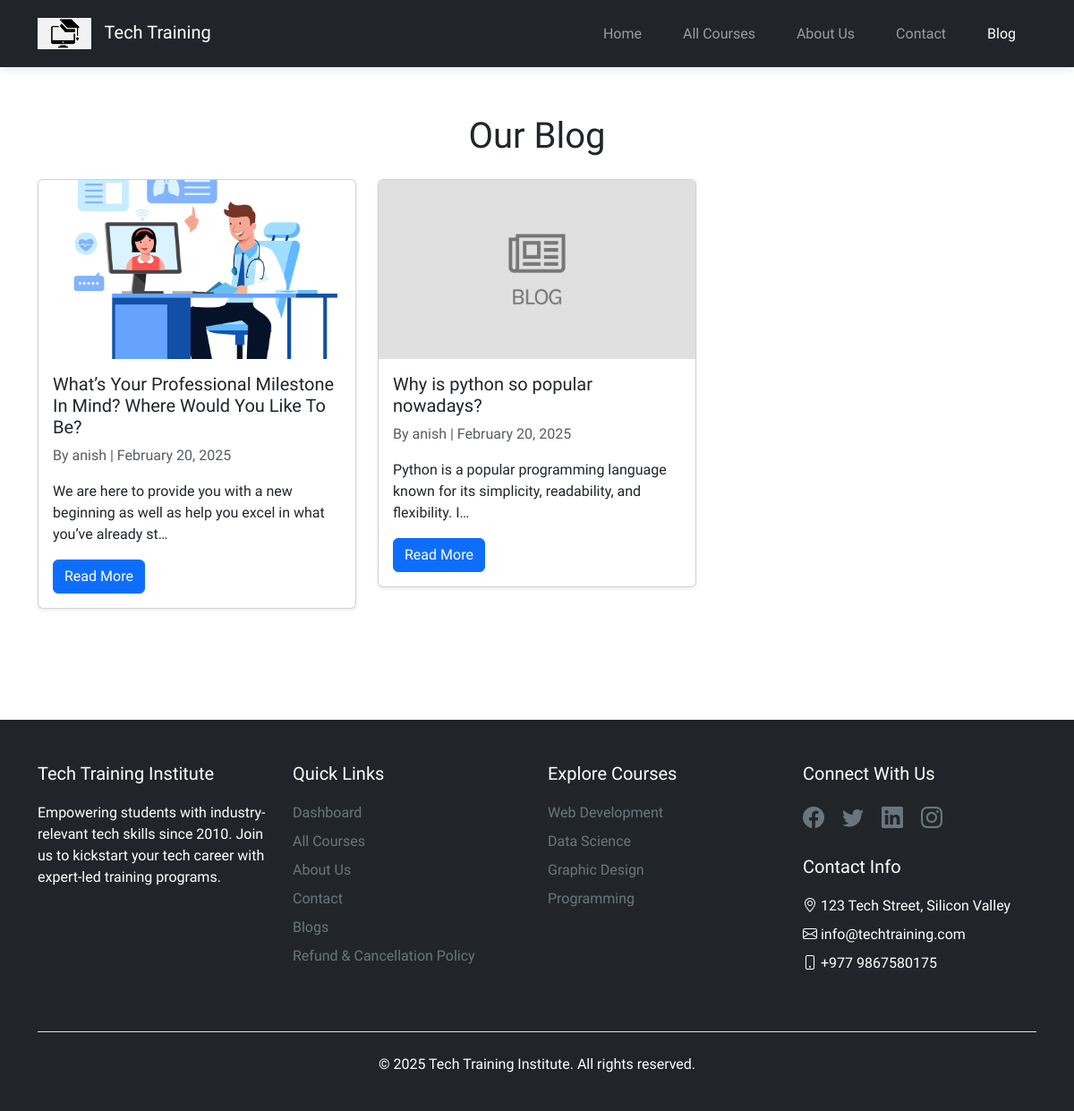
Screenshot of /blogs with the database file from the repository.
### main_page_app/models.py (models this page shows, shortened)
class BlogPost(models.Model):
    title = models.CharField(max_length=255)
    slug = models.SlugField(unique=True, blank=True)
    author = models.ForeignKey(CustomUser, on_delete=models.CASCADE)
    content = models.TextField()
    blog_image = models.ImageField(
        upload_to="images/blog_images/", null=True, blank=True
    )
    created_at = models.DateTimeField(auto_now_add=True)
    updated_at = models.DateTimeField(auto_now=True)

class CustomUser(AbstractUser):
    USER_TYPE = (
        ("student", "Student"),
        ("instructor", "Instructor"),
    )
    user_type = models.CharField(max_length=100, choices=USER_TYPE, default="student")
    user_profile_image = models.ImageField(upload_to="images/profile_images/")
    phone = models.CharField(max_length=15, blank=True, null=True)
    address = models.TextField(blank=True, null=True)
    bio = models.TextField(blank=True, null=True)
    def __str__(self):
        return self.username

### main_page_app/views.py (the view)
# urls.py: path("blogs", blog_list, name="blog_list"),
def blog_list(request):
    blogs = BlogPost.objects.all().order_by("-created_at")
    return render(
        request,
        "mainpage_html/blogs.html",
        {"blogs": blogs, "date": datetime.now().year},
    )

### main_page_app/templates/mainpage_html/blogs.html (shortened to what this page needs)
{% extends 'base.html' %}
{% block content %}
{% load static %}
<div class="container my-5">
  <h1 class="text-center mb-4">Our Blog</h1>
  <div class="row"  data-aos="fade-down" data-aos-duration="1000">
    {% for blog in blogs %}
    <div class="col-md-4">
      <div class="card mb-4 shadow-sm">
        <img src="{% if blog.blog_image %}{{ blog.blog_image.url }}{% else %}{% static 'images/default-blog.png' %}{% endif %}" class="card-img-top" alt="{{ blog.title }}" style="height: 200px; object-fit: cover;">
        <div class="card-body">
          <h5 class="card-title">{{ blog.title }}</h5>
          <p class="text-muted">By {{ blog.author }} | {{ blog.created_at|date:"F d, Y" }}</p>
          <p class="card-text">{{ blog.content|truncatechars:100 }}</p>
          <a href="{% url 'blog_detail' blog.slug %}" class="btn btn-primary">Read More</a>
        </div>
      </div>
    </div>
    {% endfor %}
  </div>
</div>
{% endblock %}

### main_page_app/static/css/styles.css (style rules this page uses)
body { padding-top: 80px; font-family: var(--font-base), sans-serif; }
:root { --font-base: "Bai Jamjuree"; }
.card { transition: transform 0.3s ease, box-shadow 0.3s ease; }

### rows the page displays
BlogPost: blog_image (picture), title "What’s Your Professional Milestone In Mind? Where Would You Like To Be?", author "anish", created_at "February 20, 2025", content "We are here to provide you with a new beginning as well as help you excel in what you’ve already st…"
BlogPost: shows a picture, title "Why is python so popular nowadays?", author "anish", created_at "February 20, 2025", content "Python is a popular programming language known for its simplicity, readability, and flexibility. I…"

### other values shown
{{ date }} "2025"
